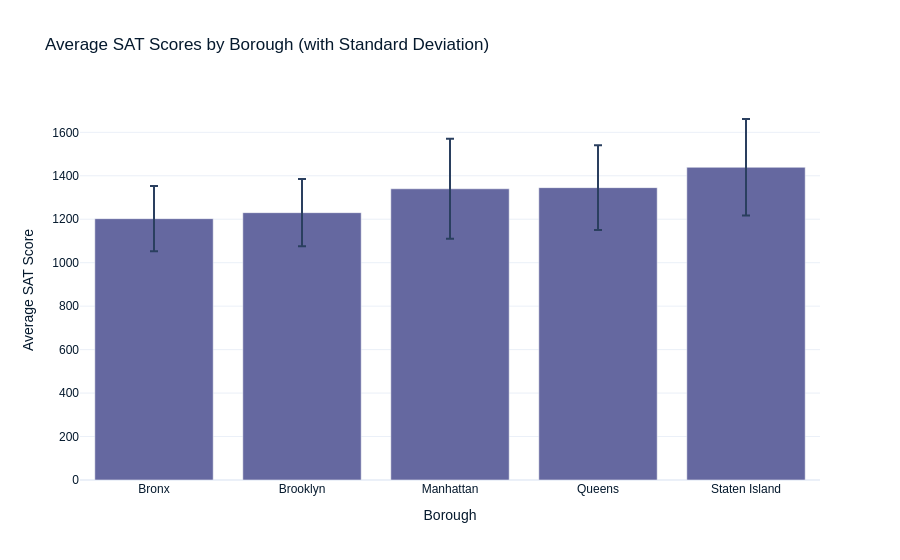

The notebook cell saved with this chart:
### Markdown cell above
add empty code cell

### Code cell
import pandas as pd
import plotly.express as px
from IPython.display import display

# Display borough-level SAT statistics
display(borough_stats)

# Plot average SAT scores by borough
fig = px.bar(
    borough_stats.reset_index(),
    x=borough_stats.index,
    y="average_SAT",
    error_y="std_SAT",
    labels={"x": "Borough", "average_SAT": "Average SAT Score"},
    title="Average SAT Scores by Borough (with Standard Deviation)"
)
fig.show()

### Figure 1 — Plotly figure (JSON) as saved in the notebook; plotly's stock layout.template omitted (floating-point values rounded to 4 significant figures)
{"data": [{"alignmentgroup": "True", "error_y": {"array": [150.4, 154.9, 230.3, 195.2, 222.3]}, "hovertemplate": "Borough=%{x}<br>Average SAT Score=%{y}<extra></extra>", "legendgroup": "", "marker": {"color": "#6568a0", "pattern": {"shape": ""}}, "name": "", "offsetgroup": "", "orientation": "v", "showlegend": false, "textposition": "auto", "x": ["Bronx", "Brooklyn", "Manhattan", "Queens", "Staten Island"], "xaxis": "x", "y": [1203.0, 1230.0, 1340.0, 1345.0, 1439], "yaxis": "y", "type": "bar"}], "layout": {"xaxis": {"anchor": "y", "domain": [0, 1], "title": {"text": "Borough"}}, "yaxis": {"anchor": "x", "domain": [0, 1], "title": {"text": "Average SAT Score"}}, "legend": {"tracegroupgap": 0}, "title": {"text": "Average SAT Scores by Borough (with Standard Deviation)"}, "barmode": "relative"}}
